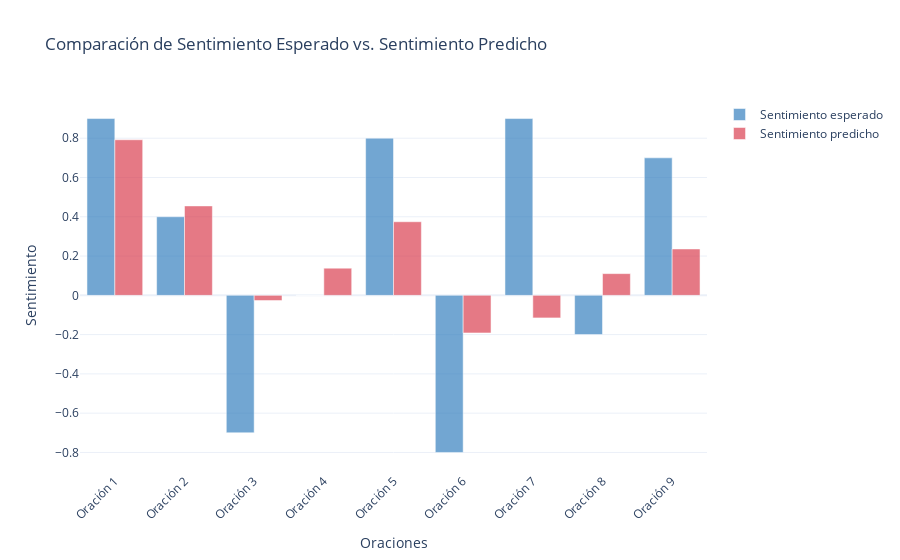

The notebook cell this image was saved under:
### Code cell
import plotly.graph_objects as go

def evaluate_model_bidirectional_plotly(model, sentences, target_sentiment):
    # Obtener los sentimientos predichos
    predicted_sentiment = [model.predict_sentence_embeding(sentence) for sentence in sentences]

    # Imprimir la oracion, el sentimiento esperado y el sentimiento predicho
    for i, (sentence, target, predicted) in enumerate(zip(sentences, target_sentiment, predicted_sentiment)):
        print(f"Oración {i+1}: {sentence}")
        print(f"Sentimiento esperado: {target:.2f}")
        print(f"Sentimiento predicho: {predicted:.2f}")
        print()
    
    # Crear etiquetas para el eje x
    x_labels = [f"Oración {i+1}" for i in range(len(sentences))]
    
    # Crear el gráfico de barras agrupadas
    fig = go.Figure()

    # Sentimiento esperado
    fig.add_trace(go.Bar(
        x=x_labels,
        y=target_sentiment,
        name='Sentimiento esperado',
        marker=dict(color='rgba(55, 128, 191, 0.7)'),
    ))

    # Sentimiento predicho
    fig.add_trace(go.Bar(
        x=x_labels,
        y=predicted_sentiment,
        name='Sentimiento predicho',
        marker=dict(color='rgba(219, 64, 82, 0.7)'),
    ))

    # Personalizar el diseño del gráfico
    fig.update_layout(
        title="Comparación de Sentimiento Esperado vs. Sentimiento Predicho",
        xaxis_title="Oraciones",
        yaxis_title="Sentimiento",
        barmode='group',
        xaxis_tickangle=-45,
        template="plotly_white",
    )

    # Mostrar el gráfico
    fig.show()

# Evaluar el modelo
evaluate_model_bidirectional_plotly(model_bidirectional_sentence_embeding, sentences, target_sentiment)

### Figure 1 — Plotly figure (JSON) as saved in the notebook; plotly's stock layout.template omitted (floating-point values rounded to 4 significant figures)
{"data": [{"marker": {"color": "rgba(55, 128, 191, 0.7)"}, "name": "Sentimiento esperado", "type": "bar", "x": ["Oración 1", "Oración 2", "Oración 3", "Oración 4", "Oración 5", "Oración 6", "Oración 7", "Oración 8", "Oración 9"], "y": [0.9, 0.4, -0.7, 0, 0.8, -0.8, 0.9, -0.2, 0.7]}, {"marker": {"color": "rgba(219, 64, 82, 0.7)"}, "name": "Sentimiento predicho", "type": "bar", "x": ["Oración 1", "Oración 2", "Oración 3", "Oración 4", "Oración 5", "Oración 6", "Oración 7", "Oración 8", "Oración 9"], "y": [0.7921, 0.4552, -0.02649, 0.138, 0.3746, -0.1915, -0.1151, 0.1105, 0.2361]}], "layout": {"barmode": "group", "title": {"text": "Comparación de Sentimiento Esperado vs. Sentimiento Predicho"}, "xaxis": {"tickangle": -45, "title": {"text": "Oraciones"}}, "yaxis": {"title": {"text": "Sentimiento"}}}}
